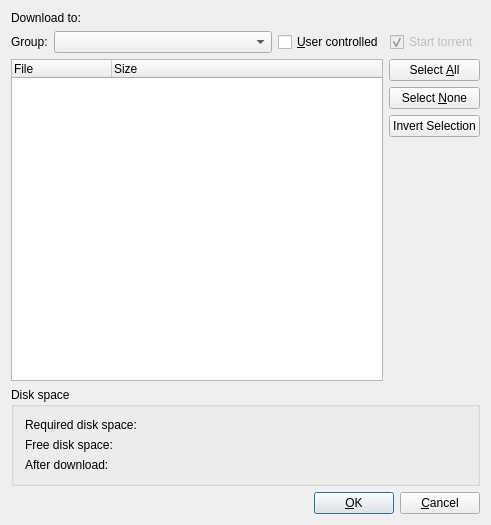
<ui version="4.0" >
 <class>FileSelectDlg</class>
 <widget class="QDialog" name="FileSelectDlg" >
  <property name="geometry" >
   <rect>
    <x>0</x>
    <y>0</y>
    <width>491</width>
    <height>525</height>
   </rect>
  </property>
  <property name="windowTitle" >
   <string>Select Which Files You Want to Download</string>
  </property>
  <layout class="QVBoxLayout" >
   <item>
    <layout class="QHBoxLayout" >
     <item>
      <widget class="QLabel" name="textLabel1_2" >
       <property name="text" >
        <string>Download to:</string>
       </property>
       <property name="wordWrap" >
        <bool>false</bool>
       </property>
      </widget>
     </item>
     <item>
      <widget class="KUrlRequester" native="1" name="m_downloadLocation" />
     </item>
    </layout>
   </item>
   <item>
    <layout class="QHBoxLayout" >
     <item>
      <layout class="QHBoxLayout" >
       <item>
        <widget class="QLabel" name="textLabel2" >
         <property name="sizePolicy" >
          <sizepolicy vsizetype="Preferred" hsizetype="Maximum" >
           <horstretch>0</horstretch>
           <verstretch>0</verstretch>
          </sizepolicy>
         </property>
         <property name="text" >
          <string>Group:</string>
         </property>
         <property name="wordWrap" >
          <bool>false</bool>
         </property>
        </widget>
       </item>
       <item>
        <widget class="QComboBox" name="m_cmbGroups" />
       </item>
      </layout>
     </item>
     <item>
      <widget class="QCheckBox" name="m_chkUserControlled" >
       <property name="sizePolicy" >
        <sizepolicy vsizetype="Fixed" hsizetype="Maximum" >
         <horstretch>0</horstretch>
         <verstretch>0</verstretch>
        </sizepolicy>
       </property>
       <property name="text" >
        <string>&amp;User controlled</string>
       </property>
      </widget>
     </item>
     <item>
      <widget class="QCheckBox" name="m_chkStartTorrent" >
       <property name="enabled" >
        <bool>false</bool>
       </property>
       <property name="sizePolicy" >
        <sizepolicy vsizetype="Fixed" hsizetype="Maximum" >
         <horstretch>0</horstretch>
         <verstretch>0</verstretch>
        </sizepolicy>
       </property>
       <property name="text" >
        <string>Start torrent</string>
       </property>
       <property name="checked" >
        <bool>true</bool>
       </property>
      </widget>
     </item>
    </layout>
   </item>
   <item>
    <layout class="QHBoxLayout" >
     <item>
      <widget class="QTreeWidget" name="m_file_view" >
       <property name="fullWidth" stdset="0" >
        <bool>true</bool>
       </property>
       <column>
        <property name="text" >
         <string>File</string>
        </property>
       </column>
       <column>
        <property name="text" >
         <string>Size</string>
        </property>
       </column>
      </widget>
     </item>
     <item>
      <layout class="QVBoxLayout" >
       <item>
        <widget class="KPushButton" name="m_select_all" >
         <property name="text" >
          <string>Select &amp;All</string>
         </property>
        </widget>
       </item>
       <item>
        <widget class="KPushButton" name="m_select_none" >
         <property name="text" >
          <string>Select &amp;None</string>
         </property>
        </widget>
       </item>
       <item>
        <widget class="KPushButton" name="m_invert_selection" >
         <property name="text" >
          <string>Invert Selection</string>
         </property>
        </widget>
       </item>
       <item>
        <spacer>
         <property name="orientation" >
          <enum>Qt::Vertical</enum>
         </property>
         <property name="sizeHint" >
          <size>
           <width>20</width>
           <height>40</height>
          </size>
         </property>
        </spacer>
       </item>
      </layout>
     </item>
    </layout>
   </item>
   <item>
    <widget class="QGroupBox" name="groupBox1" >
     <property name="title" >
      <string>Disk space</string>
     </property>
     <layout class="QHBoxLayout" >
      <item>
       <layout class="QVBoxLayout" >
        <item>
         <widget class="QLabel" name="textLabel1" >
          <property name="text" >
           <string>Required disk space:</string>
          </property>
          <property name="wordWrap" >
           <bool>false</bool>
          </property>
         </widget>
        </item>
        <item>
         <widget class="QLabel" name="textLabel3" >
          <property name="text" >
           <string>Free disk space:</string>
          </property>
          <property name="wordWrap" >
           <bool>false</bool>
          </property>
         </widget>
        </item>
        <item>
         <widget class="QLabel" name="textLabel6" >
          <property name="text" >
           <string>After download:</string>
          </property>
          <property name="wordWrap" >
           <bool>false</bool>
          </property>
         </widget>
        </item>
       </layout>
      </item>
      <item>
       <layout class="QVBoxLayout" >
        <item>
         <widget class="QLabel" name="lblRequired" >
          <property name="wordWrap" >
           <bool>false</bool>
          </property>
         </widget>
        </item>
        <item>
         <widget class="QLabel" name="lblFree" >
          <property name="wordWrap" >
           <bool>false</bool>
          </property>
         </widget>
        </item>
        <item>
         <widget class="QLabel" name="lblStatus" >
          <property name="wordWrap" >
           <bool>false</bool>
          </property>
         </widget>
        </item>
       </layout>
      </item>
      <item>
       <spacer>
        <property name="orientation" >
         <enum>Qt::Horizontal</enum>
        </property>
        <property name="sizeHint" >
         <size>
          <width>40</width>
          <height>20</height>
         </size>
        </property>
       </spacer>
      </item>
     </layout>
    </widget>
   </item>
   <item>
    <layout class="QHBoxLayout" >
     <item>
      <spacer>
       <property name="orientation" >
        <enum>Qt::Horizontal</enum>
       </property>
       <property name="sizeHint" >
        <size>
         <width>40</width>
         <height>20</height>
        </size>
       </property>
      </spacer>
     </item>
     <item>
      <widget class="KPushButton" name="m_ok" >
       <property name="text" >
        <string>&amp;OK</string>
       </property>
       <property name="default" >
        <bool>true</bool>
       </property>
       <property name="stdItem" stdset="0" >
        <number>1</number>
       </property>
      </widget>
     </item>
     <item>
      <widget class="KPushButton" name="m_cancel" >
       <property name="text" >
        <string>&amp;Cancel</string>
       </property>
       <property name="stdItem" stdset="0" >
        <number>2</number>
       </property>
      </widget>
     </item>
    </layout>
   </item>
  </layout>
 </widget>
 <layoutdefault spacing="6" margin="11" />
 <pixmapfunction>qPixmapFromMimeSource</pixmapfunction>
 <customwidgets>
  <customwidget>
   <class>KUrlRequester</class>
   <extends>QWidget</extends>
   <header>kurlrequester.h</header>
  </customwidget>
  <customwidget>
   <class>KPushButton</class>
   <extends>QPushButton</extends>
   <header>kpushbutton.h</header>
  </customwidget>
 </customwidgets>
 <tabstops>
  <tabstop>m_ok</tabstop>
  <tabstop>m_cancel</tabstop>
  <tabstop>m_downloadLocation</tabstop>
  <tabstop>m_cmbGroups</tabstop>
  <tabstop>m_chkUserControlled</tabstop>
  <tabstop>m_chkStartTorrent</tabstop>
  <tabstop>m_file_view</tabstop>
  <tabstop>m_select_all</tabstop>
  <tabstop>m_select_none</tabstop>
  <tabstop>m_invert_selection</tabstop>
 </tabstops>
 <includes>
  <include location="global" >kurlrequester.h</include>
  <include location="global" >klineedit.h</include>
  <include location="global" >kpushbutton.h</include>
 </includes>
 <resources/>
 <connections>
  <connection>
   <sender>m_chkUserControlled</sender>
   <signal>toggled(bool)</signal>
   <receiver>m_chkStartTorrent</receiver>
   <slot>setEnabled(bool)</slot>
   <hints>
    <hint type="sourcelabel" >
     <x>20</x>
     <y>20</y>
    </hint>
    <hint type="destinationlabel" >
     <x>20</x>
     <y>20</y>
    </hint>
   </hints>
  </connection>
 </connections>
</ui>
